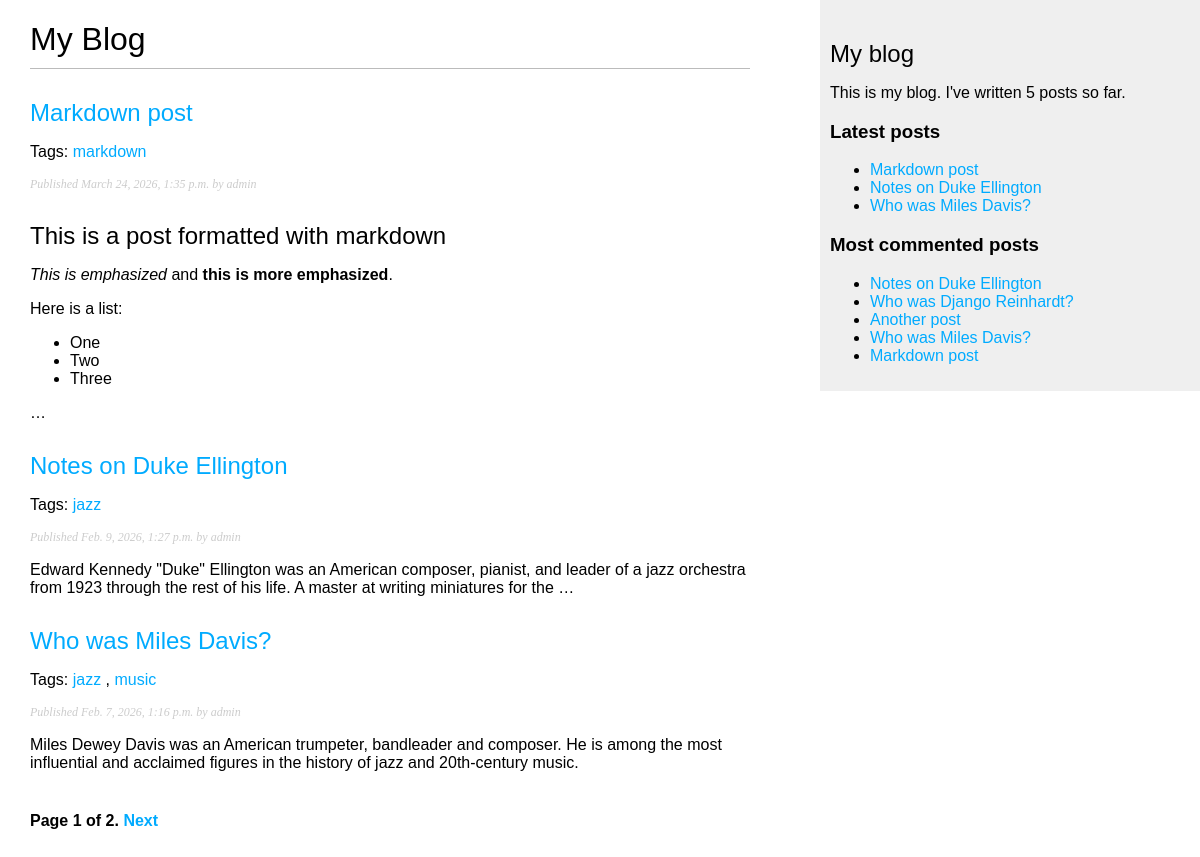
Screenshot of /blog/ with the database file from the repository.
### blog/models.py (models this page shows, shortened)
class Post(models.Model):
    class Status(models.TextChoices):
        DRAFT = "DF", "Draft"
        PUBLISHED = "PB", "Published"
    title = models.CharField(max_length=250)
    slug = models.SlugField(
        max_length=250,
        unique_for_date="publish",
    )
    author = models.ForeignKey(
        settings.AUTH_USER_MODEL,
        on_delete=models.CASCADE,
        related_name="blog_posts",
    )
    body = models.TextField()
    publish = models.DateTimeField(default=timezone.now)
    created = models.DateTimeField(auto_now_add=True)
    updated = models.DateTimeField(auto_now=True)
    status = models.CharField(
        max_length=2,
        choices=Status,
        default=Status.DRAFT,
    )
    objects = models.Manager()  # default manager.
    published = PublishedManager()  # Our custom manager.
    tags = TaggableManager()
    class Meta:
        ordering = ["-publish"]
        indexes = [
            models.Index(fields=["-publish"]),
        ]
    def get_absolute_url(self):
        return reverse(
            "blog:post_detail",
            args=[
                self.publish.year,
                self.publish.month,
                self.publish.day,
                self.slug,
            ],
        )

### blog/views.py (the view)
# urls.py: path("", views.post_list, name="post_list"),
def post_list(request, tag_slug=None):
    post_list = Post.published.all()
    tag = None
    if tag_slug:
        tag = get_object_or_404(Tag, slug=tag_slug)
        post_list = post_list.filter(tags__in=[tag])
    paginator = Paginator(post_list, 3)
    page_number = request.GET.get("page", 1)
    try:
        posts = paginator.page(page_number)
    except PageNotAnInteger:
        posts = paginator.page(1)
    except EmptyPage:
        posts = paginator.page(paginator.num_pages)
    return render(
        request,
        "blog/post/list.html",
        {
            "posts": posts,
            "tag": tag,
        },
    )

### blog/models.py (called while the page is built)
    def get_queryset(self):
        return super().get_queryset().filter(status=Post.Status.PUBLISHED)

### blog/templatetags/blog_tags.py (called while the page is built)
@register.simple_tag
def total_posts():
    return Post.published.count()

@register.inclusion_tag("blog/post/latest_posts.html")
def show_latest_posts(count=5):
    latest_posts = Post.published.order_by("-publish")[:count]
    return {"latest_posts": latest_posts}

@register.simple_tag
def get_most_commented_posts(count=5):
    return Post.published.annotate(total_comments=Count("comments")).order_by(
        "-total_comments"
    )[:count]

@register.filter(name="markdown")
def markdown_format(text):
    return mark_safe(markdown.markdown(text))

### blog/templates/blog/post/list.html (shortened to what this page needs)
{% extends "blog/base.html" %}
{% load blog_tags %}
{% block content %}
    <h1>My Blog</h1>
    {% for post in posts %}
        <h2>
            <a href="{{ post.get_absolute_url }}">
                {{ post.title }}
            </a>
        </h2>
        <p class="tags">
            Tags:
            {% for tag in post.tags.all %}
                <a href="{% url "blog:post_list_by_tag" tag.slug %}">
                    {{ tag.name }}
                </a>{% if not forloop.last %}, {% endif %}
            {% endfor %}
        </p>
        <p class="date">
            Published {{ post.publish }} by {{ post.author }}
        </p>
        {{ post.body|markdown|truncatewords_html:30 }}
    {% endfor %}
    {% include "pagination.html" with page=posts %}
{% endblock %}

### blog/templates/blog/base.html (shortened to what this page needs)
{% load blog_tags %}
{% load static %}
<!DOCTYPE html>
<html>
<head>
    <link href="{% static "css/blog.css" %}" rel="stylesheet">
</head>
<body>
<div id="content">
    {% block content %}
    {% endblock %}
</div>
<div id="sidebar">
    <h2>My blog</h2>
    <p>
        This is my blog.
        I've written {% total_posts %} posts so far.
    </p>
    <h3>Latest posts</h3>
    {% show_latest_posts 3 %}
    <h3>Most commented posts</h3>
    {% get_most_commented_posts as most_commented_posts %}
    <ul>
        {% for post in most_commented_posts %}
        	<li>
                <a href="{{ post.get_absolute_url }}">{{ post.title }}</a>
            </li>
        {% endfor %}
    </ul>
</div>
</body>
</html>

### blog/templates/blog/post/latest_posts.html
<ul>
    {% for post in latest_posts %}
        <li>
            <a href="{{ post.get_absolute_url }}">{{ post.title }}</a>
        </li>
    {% endfor %}
</ul>

### blog/static/css/blog.css (style rules this page uses)
body { margin:0; padding:0; font-family:helvetica, sans-serif; }
a { color:#00abff; text-decoration:none; }
h1 { font-weight:normal; border-bottom:1px solid #bbb; padding:0 0 10px 0; }
h2 { font-weight:normal; margin:30px 0 0; }
#content { float:left; width:60%; padding:0 0 0 30px; }
#sidebar { float:right; width:30%; padding:10px; background:#efefef; height:100%; }
p.date { color:#ccc; font-family: georgia, serif; font-size: 12px; font-style: italic; }

### rows the page displays
Post: title "Markdown post", publish "March 24, 2026, 1:35 p.m.", author "admin", body "This is a post formatted with markdown This is emphasized and this is more emphasized . Here is a list: One Two Three …"
Tag: name "markdown"
Post: title "Notes on Duke Ellington", publish "Feb. 9, 2026, 1:27 p.m.", author "admin", body "Edward Kennedy \"Duke\" Ellington was an American composer, pianist, and leader of a jazz orchestra from 1923 through the rest of his life. A master at writing miniatures for the …"
Tag: name "jazz"
Post: title "Who was Miles Davis?", publish "Feb. 7, 2026, 1:16 p.m.", author "admin", body "Miles Dewey Davis was an American trumpeter, bandleader and composer. He is among the most influential and acclaimed figures in the history of jazz and 20th-century music."
Tag: name "music"
Post: title "Who was Django Reinhardt?"
Post: title "Another post"

### other values shown
{{ page.number }} "1"
{{ page.paginator.num_pages }} "2"
